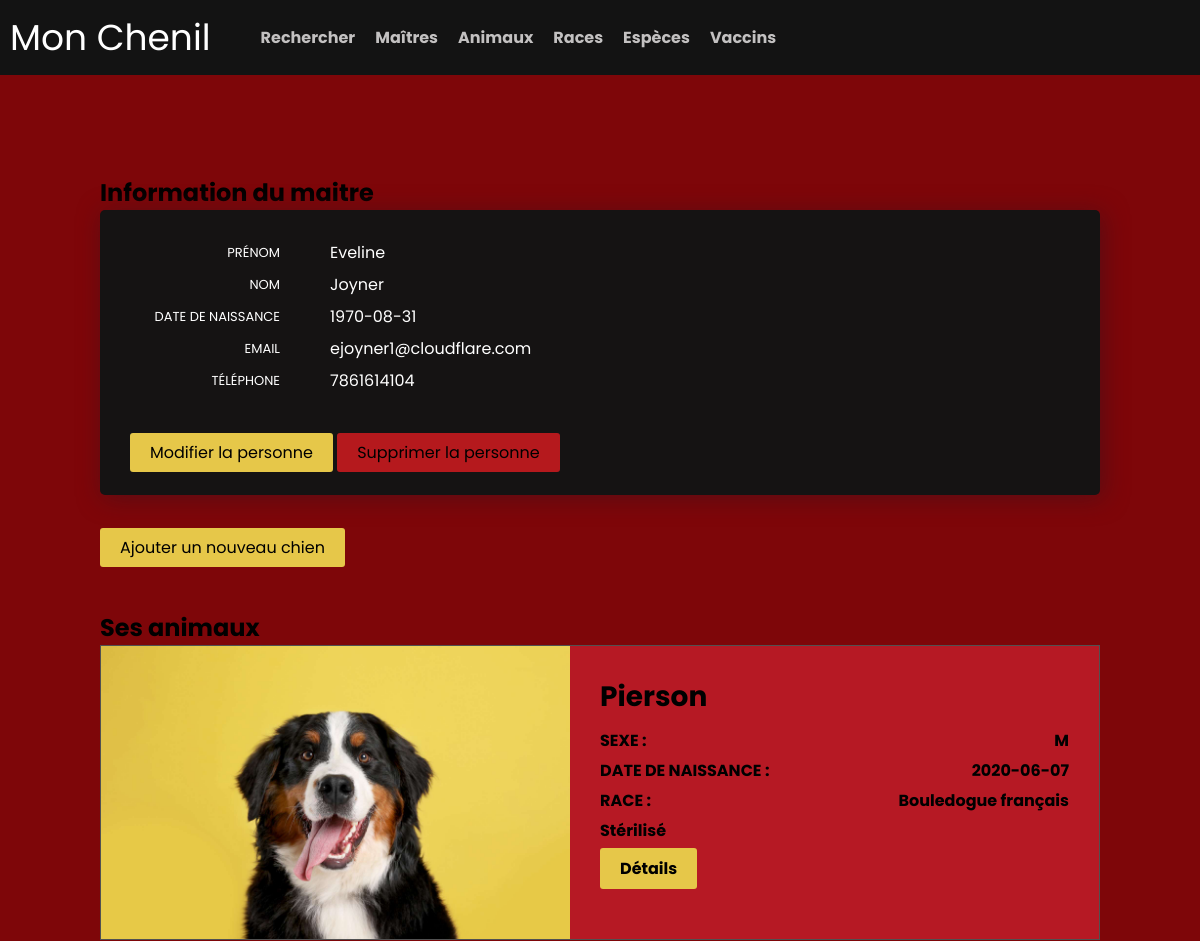
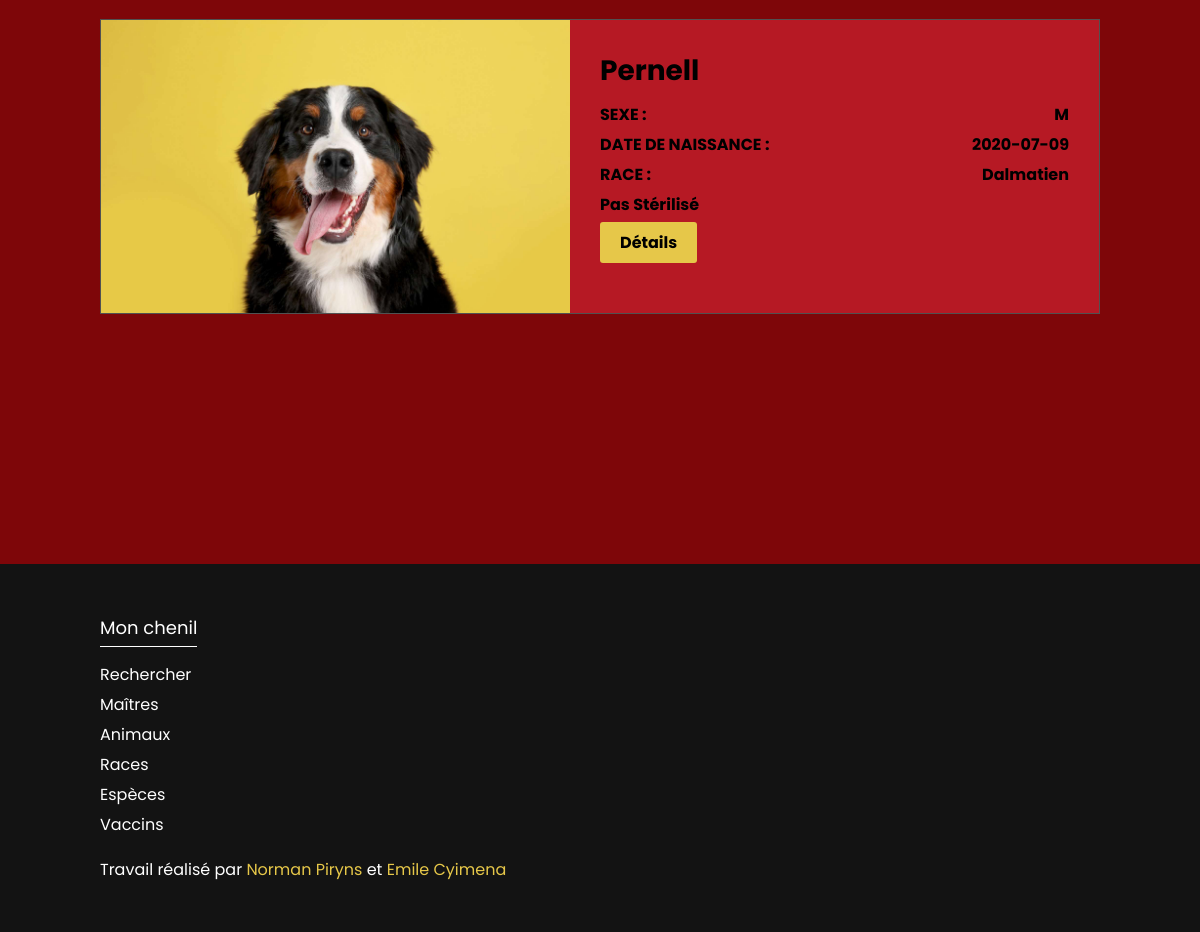
Page /persons/show/2 on the committed database (2 pictures, top to bottom).
### tables this page shows
CREATE TABLE `persons` (
  `id` int(11) NOT NULL,
  `firstName` varchar(60) NOT NULL,
  `lastName` varchar(60) NOT NULL,
  `birthDate` date NOT NULL,
  `email` varchar(60) NOT NULL,
  `telephone` varchar(20) NOT NULL
);

CREATE TABLE `animals` (
  `id` int(11) NOT NULL,
  `chip` varchar(50) NOT NULL,
  `name` varchar(100) NOT NULL,
  `sex` varchar(1) NOT NULL,
  `sterilized` tinyint(1) NOT NULL,
  `birthDate` date NOT NULL,
  `fk_person` int(11) NOT NULL,
  `fk_race` int(11) NOT NULL
);

CREATE TABLE `races` (
  `id` int(11) NOT NULL,
  `name` varchar(100) NOT NULL,
  `fk_species` int(11) NOT NULL
);

### controllers/PersonController.php (called while the page is built, shortened)
<?php
class PersonController extends AbstractController {
    public function __construct() {
        $this->dao = new PersonDao();
    }
    public function show ($id) {
        $person = $this->dao->getPersonById($id);
        include ('../views/header.php');
        include ('../views/persons/one.php');
        include ('../views/footer.php');
    }
}

### Router.php (called while the page is built, shortened)
<?php
class Router {
    private $get;
    private $data;
    private $request;
    public function __construct() {
        $this->get = $_GET;
        $this->request = array();
        $this->data = $this->parseURI($_SERVER['REQUEST_URI']);
        $this->run();
    }
    private function parseURI ($server_uri) {
        $server_uri = explode("/", substr($server_uri, 1));
        return $server_uri;
    }
    private function dispatch () {
        if (count($this->data) >= 2 && $this->data[1]) {
            $this->request['action'] = $this->data[1];
        } else {
            $this->request['action'] = "index";
        }
        if (count($this->data) >= 3 && $this->data[2]) {
            $this->request['id'] = $this->data[2];
        } else {
            $this->request['id'] = false;
        }
    }
    private function run() {
        $this->controller_instance = new $this->request['controller'];
        $data = $this->get;
        $this->controller_instance->{$this->request['action']}($this->request['id'], $data);
    }
}

### public/index.php (called while the page is built)
<?php
spl_autoload_register ( function ($class) {
    if ($class === "Router") {
        include '../Router.php';
    } else if ( strpos( $class, "Controller")) {
        include "../controllers/{$class}.php";
    } else if ( strpos ( $class, "Dao")) {
        include "../models/dao/{$class}.php";
    } else {
        include "../models/entities/{$class}.php";
    }
});
$router = new Router();

### models/dao/AbstractDao.php (called while the page is built, shortened)
<?php
abstract class AbstractDao {
    public function __construct($table) {
        $this->table = $table;
        $this->connection = new PDO('mysql:host=localhost;dbname=chenil; charset=utf8', 'root', '');
    }
}

### models/dao/PersonDao.php (called while the page is built, shortened)
<?php
class PersonDao extends AbstractDao
{
    public function getPersonById($id)
    {
        try {
            $statement = $this->connection->prepare("SELECT * FROM {$this->table} WHERE id = ?");
            $statement->execute([
                $id
            ]);
            $result = $statement->fetch(PDO::FETCH_ASSOC);
            return $this->create($result);
        } catch (PDOException $e) {
            print $e->getMessage();
        }
    }
    function create($result)
    {
        return new Person(
            $result['id'],
            $result['firstName'],
            $result['lastName'],
            $result['birthDate'],
            $result['email'],
            $result['telephone']
        );
    }
}

### models/entities/Person.php (called while the page is built, shortened)
<?php
class Person {
    public function __construct ($id, $firstName, $lastName, $birthDate, $email, $telephone) {
        $this->firstName = $firstName;
        $this->lastName = $lastName;
        $this->birthDate = $birthDate;
        $this->email = $email;
        $this->telephone = $telephone;
    }
    public function __get ($prop) {
        if (property_exists($this, $prop)) {
            return $this->$prop;
        }
    }
}

### models/dao/AnimalDao.php (called while the page is built, shortened)
<?php
class AnimalDao extends AbstractDao
{
    public function getAnimalsByFkPerson($fk_person)
    {
        try {
            $statement = $this->connection->prepare("SELECT * FROM {$this->table} WHERE fk_person = ?");
            $statement->execute([
                $fk_person
            ]);
            $result = $statement->fetchAll(PDO::FETCH_ASSOC);
            return $this->createAll($result);
        } catch (PDOException $e) {
            print $e->getMessage();
        }
    }
    function createAll($results)
    {
        $productList = array();
        foreach ($results as $result) {
            array_push($productList, $this->deepCreate($result));
        }
        return $productList;
    }
    public function deepCreate($result)
    {
        $animalId = $result['id'];
        $ownerId = $result['fk_person'];
        $personDao = new PersonDao();
        $person = $personDao->getPersonById($ownerId);
        $raceId = $result['fk_race'];
        $raceDao = new RaceDao();
        $race = $raceDao->getRaceById($raceId);
        $stayDao = new StayDao();
        $stays = $stayDao->getStaysByAnimalId($animalId);
        $vaccineDao = new VaccineDao();
        $vaccines = $vaccineDao->getVaccinesByAnimalId($animalId);
        return new Animal(
            $result['id'],
            $result['name'],
            $result['chip'],
            $result['sex'],
            $result['sterilized'],
            $result['birthDate'],
            $person,
            $race,
            $stays,
            $vaccines
        );
    }
}

### models/dao/RaceDao.php (called while the page is built, shortened)
<?php
class RaceDao extends AbstractDao
{
    public function getRaceById($id)
    {
        try {
            $statement = $this->connection->prepare("SELECT * FROM {$this->table} WHERE id = ?");
            $statement->execute([
                $id
            ]);
            $result = $statement->fetch(PDO::FETCH_ASSOC);
            return $this->create($result);
        } catch (PDOException $e) {
            print $e->getMessage();
        }
    }
    function create($result)
    {
        $specie = new Species($result['fk_species'], null);
        return new Race(
            $result['id'],
            $result['name'],
            $specie
        );
    }
}

### models/dao/StayDao.php (called while the page is built, shortened)
<?php
class StayDao extends AbstractDao
{
    function getStaysByAnimalId($id){
        try {
            $statement = $this->connection->prepare("SELECT * FROM {$this->table} WHERE fk_animal = ?" );
            $statement->execute([
                $id
            ]);
            $result = $statement->fetchAll(PDO::FETCH_ASSOC);
            return $this->createAll($result);
        } catch (PDOException $e) {
            print $e->getMessage();
        }
    }
    function createAll($results)
    {
        $productList = array();
        return $productList;
    }
}

### models/dao/VaccineDao.php (called while the page is built, shortened)
<?php
class VaccineDao extends AbstractDao
{
    public function getVaccinesByAnimalId($id)
    {
        try {
            $statement = $this->connection->prepare(
                "SELECT v.id, v.name, v.description FROM {$this->table} v INNER JOIN animals_vaccines av ON av.fk_vaccine = v.id WHERE av.fk_animal = ? ");
            $statement->execute([
                $id
            ]);
            $result = $statement->fetchAll(PDO::FETCH_ASSOC);
            return $this->createAll($result);
        } catch (PDOException $e) {
            print $e->getMessage();
        }
    }
    function create($result)
    {
        return new Vaccine(
            $result['id'],
            $result['name'],
            $result['description']
        );
    }
    function createAll($results)
    {
        $productList = array();
        foreach ($results as $result) {
            array_push($productList, $this->create($result));
        }
        return $productList;
    }
}

### views/persons/one.php (the view)
<div class="single-person-animal page">
    <div class="content-page">
        <h2>Information du maitre</h2>
        <div class="master-cart-info">
            <div class="group">
                <span class="label">Prénom</span>
                <span><?= $person->firstName ?></span>
            </div>
            <div class="group">
                <span class="label">Nom</span>
                <span><?= $person->lastName ?></span>
            </div>
            <div class="group">
                <span class="label">Date de naissance</span>
                <span><?= $person->birthDate ?></span>
            </div>
            <div class="group">
                <span class="label">Email</span>
                <span><?= $person->email ?></span>
            </div>
            <div class="group">
                <span class="label">Téléphone</span>
                <span><?= $person->telephone ?></span>
            </div>
            <div class="inl-bl" style="margin-top: 40px;">
                <a class="btn bg-yellow" href="/persons/edit/<?= $person->__get('id'); ?>">Modifier la personne</a>
            </div>
            <div class="inl-bl" style="margin-top: 40px;">
                <a class="btn bg-red" href="/persons/delete/<?= $person->__get('id'); ?>">Supprimer la personne</a>
            </div>
        </div>
        <div style="margin-top: 40px;">
            <a class="btn bg-yellow" href="/animals/create_form/?fk_person=<?= $person->__get('id'); ?>">Ajouter un nouveau chien</a>
        </div>
    </div>
</div>
<?php $animal = new AnimalDao(); ?>
<div class="page">
    <div class="content-page">
        <h2>Ses animaux</h2>
        <?php if (empty($animal->getAnimalsByFkPerson($person->__get('id')))) print("Pas d'animaux associés."); ?>
        <?php foreach($animal->getAnimalsByFkPerson($person->__get('id')) as $result) : ?>
            <div class="animal-presentation">
                <div class="wrapper-image">
                    <img src="/images/dog.jpg" alt="Photo of a dog">
                </div>
                <div class="wrapper-text">
                    <h3><?= $result->name ?></h3>
                    <p><span class="label">Sexe :</span><span><?= $result->sex ?></span></p>
                    <p><span class="label">Date de naissance :</span> <span><?= $result->birthDate ?></span></p>
                    <p><span class="label">Race :</span> <span><?= $result->race->name; ?></span></p>
                    <p class="sterilized"><span><?php ($result->sterilized == 1) ? print("Stérilisé") :  print("Pas Stérilisé"); ?></span></p>
                    <p class="container-btn"><a class="btn bg-yellow" href="/animals/show/<?= $result->id; ?>">Détails</a></p>
                </div>
            </div>
        <?php endforeach; ?>
    </div>
</div>

### public/css/styles.css (style rules this page uses)
* { margin: 0; padding: 0; font-family: 'Poppins', sans-serif;; }
body { background-color: #7e0609; }
.page { display: flex; flex-direction: column; align-items: center; }
.content-page { display: flex; flex-direction: column; width: 1000px; margin-bottom: 50px; }
a { text-decoration: none; color: black; }
#home .master, #home .animal, .animal-presentation { border: solid #515151 1px; }
.animal-presentation { margin-bottom: 20px; }
.animal-presentation { display: flex; background-color: #b61924; }
.animal-presentation .wrapper-image { display: flex; flex: 1; }
.animal-presentation .wrapper-text { padding: 30px; flex: 1; }
.animal-presentation h3 { font-size: 28px; margin-bottom: 10px; }
.animal-presentation p { font-weight: bold; }
.animal-presentation .label { text-transform: uppercase; }
.animal-presentation img { width: 100%; }
.animal-presentation .wrapper-text p { display: flex; justify-content: space-between; margin-bottom: 5px; }
.master-cart-info, .animal-cart-info { background-color: rgb(21, 19, 19); color: white; box-shadow: 3px 3px 25px rgb(88, 13, 20);; }
.single-person-animal .group { display: flex; align-items: center; margin-bottom: 7px; }
.single-person-animal .label { color: white; width: 150px; text-align: end; margin-right: 50px; text-transform: uppercase; font-size: 13px; }
.master-cart-info { padding: 30px; border-radius: 5px; }
.btn { border: unset; padding: 8px 20px; border-radius: 3px; cursor: pointer; text-align: center; }
.bg-yellow { background-color: rgb(230, 199, 73); }
.bg-red { background-color: rgb(181, 25, 29); }
.inl-bl { display: inline-block; }

### rows in the picture
persons: firstName "Eveline", lastName "Joyner", birthDate "1970-08-31", email "ejoyner1@cloudflare.com", telephone "7861614104"
animals: name "Pierson", sex "M", birthDate "2020-06-07", fk_race.name "Bouledogue français"
animals: name "Pernell", sex "M", birthDate "2020-07-09", fk_race.name "Dalmatien"
